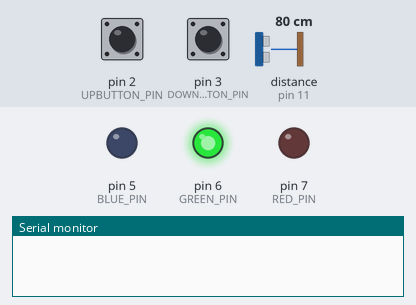
This sketch was run on a simulated Arduino Uno, built with avr-gcc and run on an emulated ATmega328P. Shown: output pins drawn as LEDs (lit = HIGH), the last lines printed to the serial monitor. Dashed ring = blinking. The inputs (shaded band) are chosen by the test bench; at power-on: distance to the obstacle (sensor on pin 11) 80 cm, pin 2 (UPBUTTON_PIN) HIGH, pin 3 (DOWNBUTTON_PIN) HIGH. The echo pulse lasts 58.3 µs per cm.

Above: at 1.2 s.
1.3 s: distance to the obstacle (sensor on pin 11) set to 34 cm
2.8 s: distance to the obstacle (sensor on pin 11) set to 28 cm
At 4.0 s:
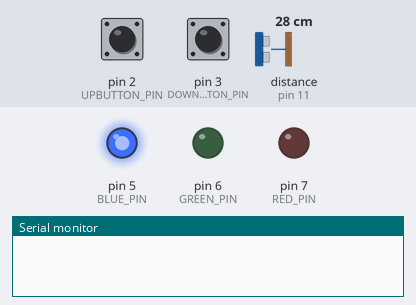
4.3 s: distance to the obstacle (sensor on pin 11) set to 12 cm
5.8 s: distance to the obstacle (sensor on pin 11) set to 9 cm
At 6.03 s:
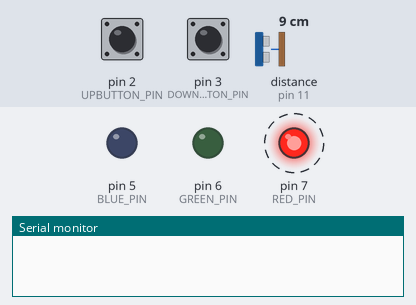
8.8 s: pin 2 (UPBUTTON_PIN) pulled LOW for 0.15 s
11.8 s: distance to the obstacle (sensor on pin 11) set to 18 cm
At 12.2 s:
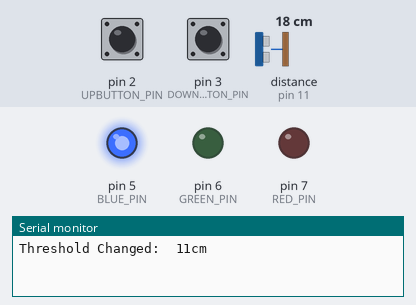
Timing chart, 0 to 14.3 s (numbered marks = the images above; inputs shaded):
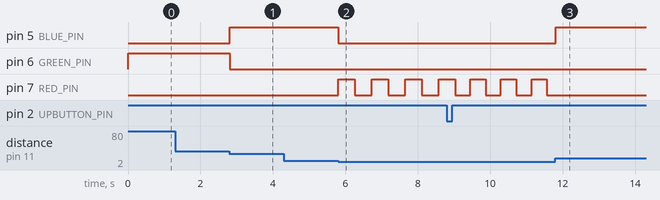

Measured:
- the behaviour switches between 31 and 30 cm on distance to the obstacle (sensor on pin 11) (found by bisection; images 0 and 1)
- the behaviour switches between 11 and 10 cm on distance to the obstacle (sensor on pin 11) (found by bisection; images 1 and 2)
- after the input at 1.3 s, every drawn part: stays the same
- after the input at 2.8 s, pin 5 (BLUE_PIN): LOW → HIGH at once; pin 6 (GREEN_PIN): HIGH → LOW at once
- after the input at 4.3 s, every drawn part: stays the same
- after the input at 5.8 s, pin 5 (BLUE_PIN): HIGH → LOW at once; pin 7 (RED_PIN): alternates HIGH for 0.46 s and LOW for 0.46 s, starting at once
- after the input at 11.8 s, pin 5 (BLUE_PIN): LOW → HIGH at once; pin 7 (RED_PIN): stops changing and stays LOW

The sketch:

Homework3_Task3.ino
```cpp
#include <NewPing.h>
#include <OneButton.h>
#define UPBUTTON_PIN 2
#define DOWNBUTTON_PIN 3
#define BLUE_PIN 5
#define GREEN_PIN 6
#define RED_PIN 7
#define ECHO_PIN 11
#define TRIGGER_PIN 12
#define MAX_DISTANCE 200
OneButton upbutton(UPBUTTON_PIN, true, true);
OneButton downbutton(DOWNBUTTON_PIN, true, true);
NewPing sonar(TRIGGER_PIN, ECHO_PIN, MAX_DISTANCE);
int threshold=10;
unsigned long last_record=0;
unsigned int redlight=0;
unsigned int length=0;
int redLedState=LOW;

void upclick(){
  threshold+=1;
  if(threshold<=29){
    Serial.print("Threshold Changed:  ");
    Serial.print(threshold);
    Serial.println("cm");
  }
  else{
    threshold=29;
    Serial.println("Invalid Change: Threshold>=30");
  }
}

void downclick(){
  threshold-=1;
  if(threshold>=1){
    Serial.print("Threshold Changed:  ");
    Serial.print(threshold);
    Serial.println("cm");
  }
  else{
    threshold=1;
    Serial.println("Invalid Change: Threshold<=0");
  }
}

void redblink(unsigned int len){
  digitalWrite(BLUE_PIN, LOW);
  digitalWrite(GREEN_PIN, LOW);
  int interval = map(len, 0, threshold, 50, 500);
  interval = constrain(interval, 50, 500);
  if(millis()-last_record>=interval){
    last_record=millis();
    redLedState=(redLedState==LOW)?HIGH:LOW;
    digitalWrite(RED_PIN, redLedState);
  }
}

void setup() {
  Serial.begin(9600);
  pinMode(BLUE_PIN, OUTPUT);
  pinMode(GREEN_PIN, OUTPUT);
  pinMode(RED_PIN, OUTPUT);
  digitalWrite(GREEN_PIN, LOW);
  digitalWrite(RED_PIN, LOW);
  digitalWrite(BLUE_PIN, LOW);
  upbutton.attachClick(upclick);
  downbutton.attachClick(downclick);
}

void loop() {
  upbutton.tick();
  downbutton.tick();
  length=sonar.ping_cm();
  if(length<=threshold) redblink(length);
  else if(length<=30){
    digitalWrite(GREEN_PIN, LOW);
    digitalWrite(RED_PIN, LOW);
    digitalWrite(BLUE_PIN, HIGH);
  }
  else{
    digitalWrite(BLUE_PIN, LOW);
    digitalWrite(RED_PIN, LOW);
    digitalWrite(GREEN_PIN, HIGH);
  }
  delay(10);
}
```
